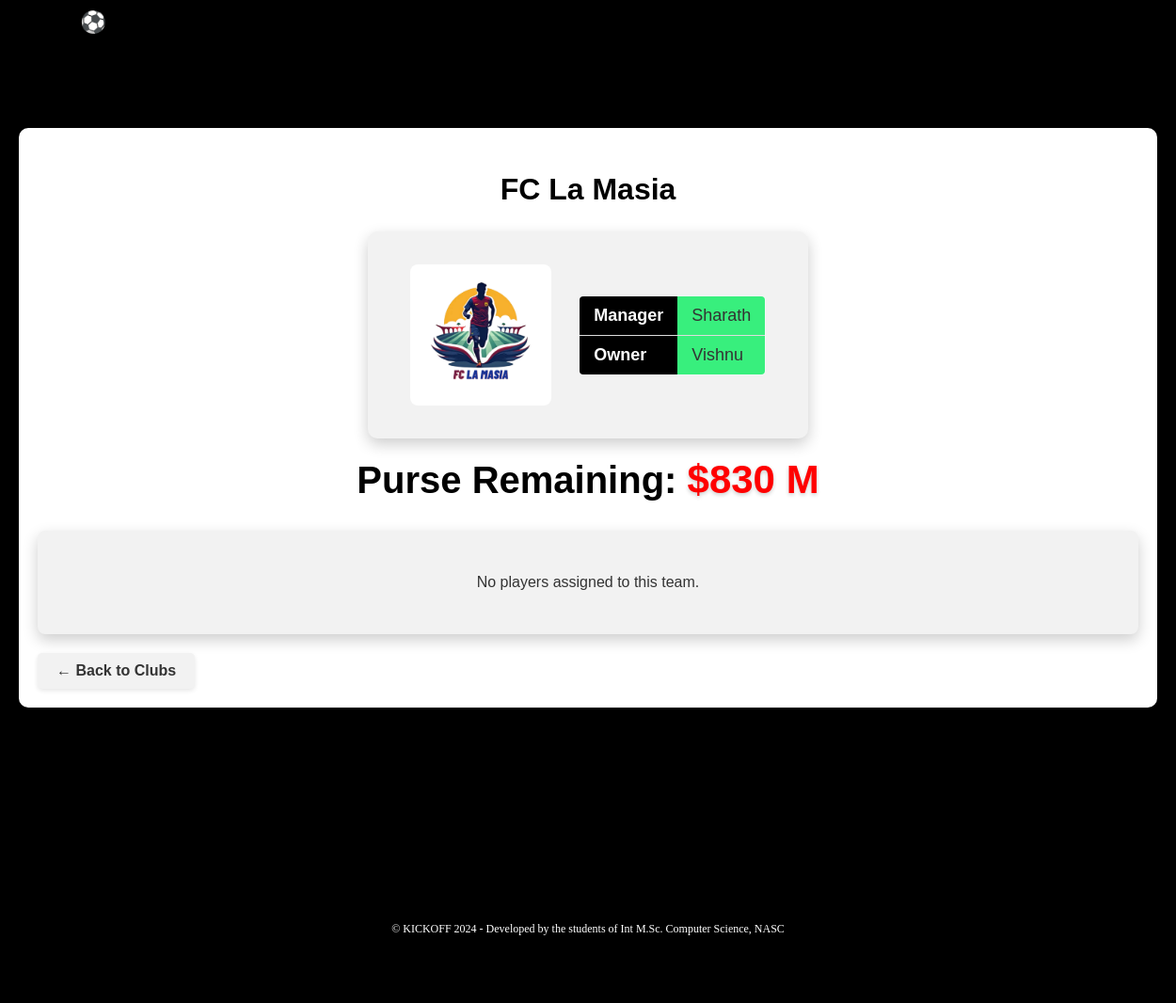
/clubs/3/, run on an earlier commit of the app's database.
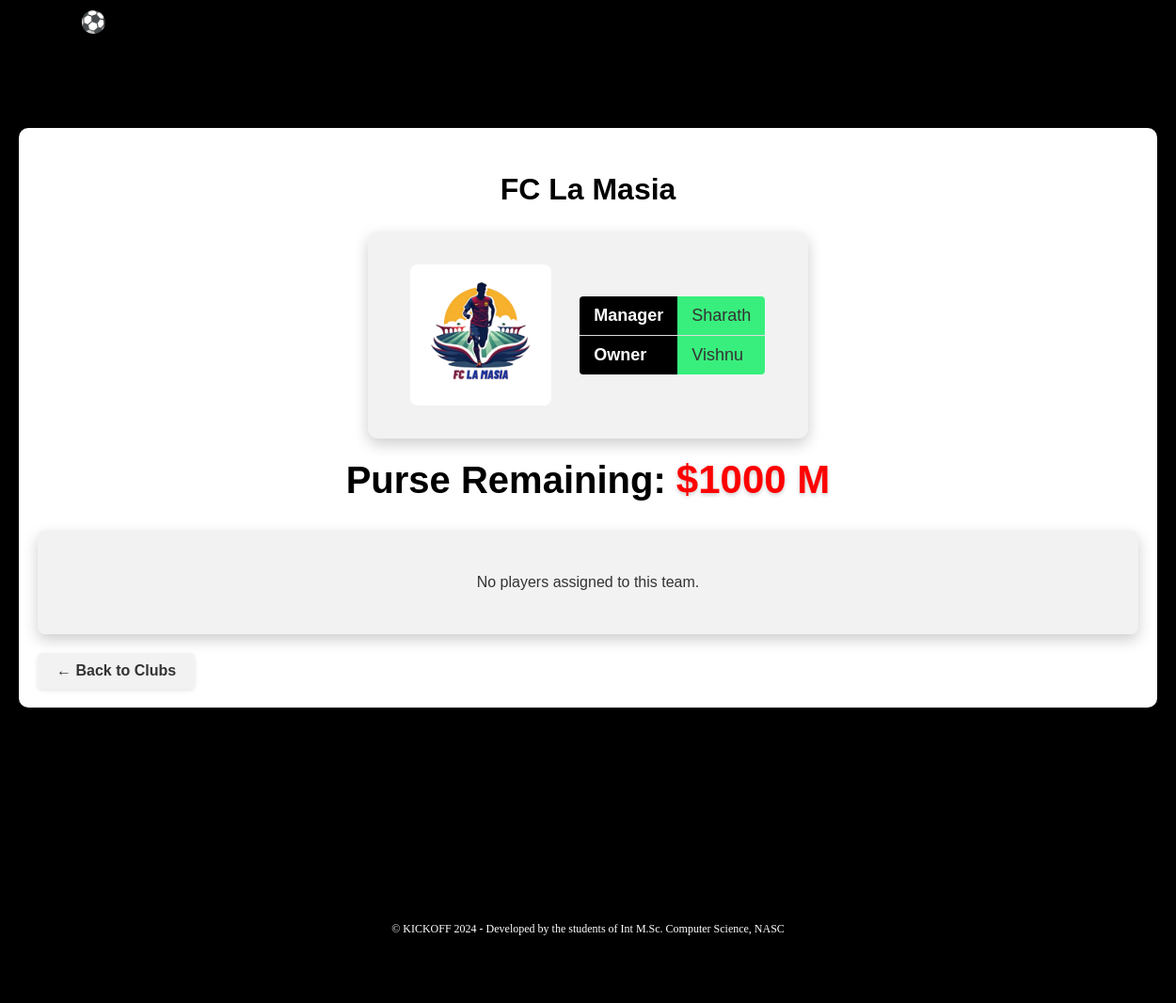
And on a later commit of the database.
### auction/models.py (models this page shows, shortened)
class team(models.Model):
    team_name = models.CharField(max_length=100,null=True)
    logo = models.ImageField(upload_to='logo/')
    purse_remaining = models.IntegerField(default=1000)
    manager = models.CharField(max_length=100)
    owner = models.CharField(max_length=100)

### auction/views.py (the view)
# urls.py: path('clubs/<int:team_id>/', views.team_detail, name='team_detail'),
def team_detail(request, team_id):
    team_obj = get_object_or_404(team, id=team_id)
    players = team_obj.players.all()  # Assuming you want to display players of the team
    return render(request, 'auction/team_detail.html', {'team': team_obj, 'players': players})

### auction/templates/auction/team_detail.html (shortened to what this page needs)
{% extends 'auction/home.html' %}
{% load static %}
{% block stylesheet %}
<link rel="stylesheet" href="{% static 'css/team_detail.css' %}">
{% endblock stylesheet %}
{% block content %}
    <div class="team-detail">
        <div class="head">
            <h2>{{ team.team_name }}</h2>
        </div>
        <div class="info">
            <img src="{{ team.logo.url }}" alt="{{ team.team_name }} Logo" class="team-logo">
            <table>
                <tr>
                    <th>Manager</th>
                    <td>{{ team.manager }}</td>
                </tr>
                <tr>
                    <th>Owner</th>
                    <td>{{ team.owner }}</td>
                </tr>
            </table>
        </div>
        <div class="purse">
            <h2>Purse Remaining: <span class="highlight">${{ team.purse_remaining }} M</span></h2>
        </div>
        <div class="players-container">
            {% for player in players %}
                <div class="player-card">
                    <img src="{{ player.card_image.url }}" alt="{{ player.name }} Card">
                    <h4>{{ player.name }}</h4>
                    <p><strong>Price:</strong> ${{ player.base_price }} M</p>
                    <p><strong>Year:</strong> {{ player.year }}</p>
                </div>
            {% empty %}
                <p>No players assigned to this team.</p>
            {% endfor %}
        </div>
        <a href="{% url 'clubs' %}" class="back-link">← Back to Clubs</a>
    </div>
{% endblock %}

What changed in the data, as far as the page shows it:
changed team "FC La Masia": purse_remaining "830" → "1000"
